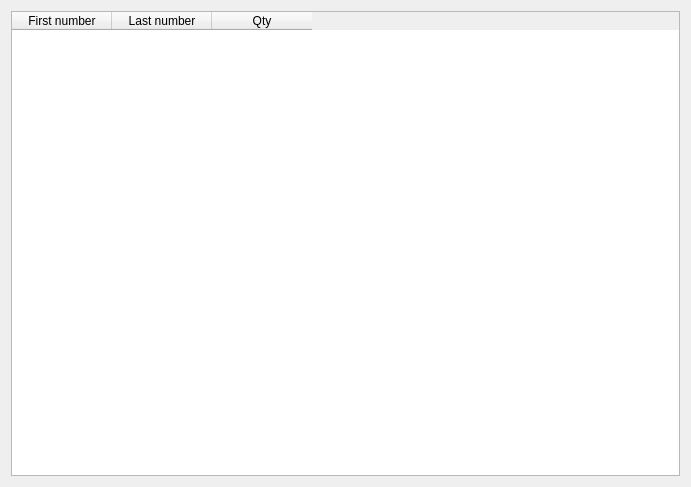
<?xml version="1.0" encoding="UTF-8"?>
<ui version="4.0">
 <class>DlgCouponServiceFirstNumber</class>
 <widget class="QDialog" name="DlgCouponServiceFirstNumber">
  <property name="geometry">
   <rect>
    <x>0</x>
    <y>0</y>
    <width>691</width>
    <height>487</height>
   </rect>
  </property>
  <property name="windowTitle">
   <string>Coupon first number</string>
  </property>
  <layout class="QHBoxLayout" name="horizontalLayout">
   <item>
    <widget class="QTableWidget" name="tbl">
     <property name="editTriggers">
      <set>QAbstractItemView::NoEditTriggers</set>
     </property>
     <property name="selectionMode">
      <enum>QAbstractItemView::SingleSelection</enum>
     </property>
     <property name="selectionBehavior">
      <enum>QAbstractItemView::SelectRows</enum>
     </property>
     <column>
      <property name="text">
       <string>First number</string>
      </property>
     </column>
     <column>
      <property name="text">
       <string>Last number</string>
      </property>
     </column>
     <column>
      <property name="text">
       <string>Qty</string>
      </property>
     </column>
    </widget>
   </item>
  </layout>
 </widget>
 <resources/>
 <connections/>
</ui>
